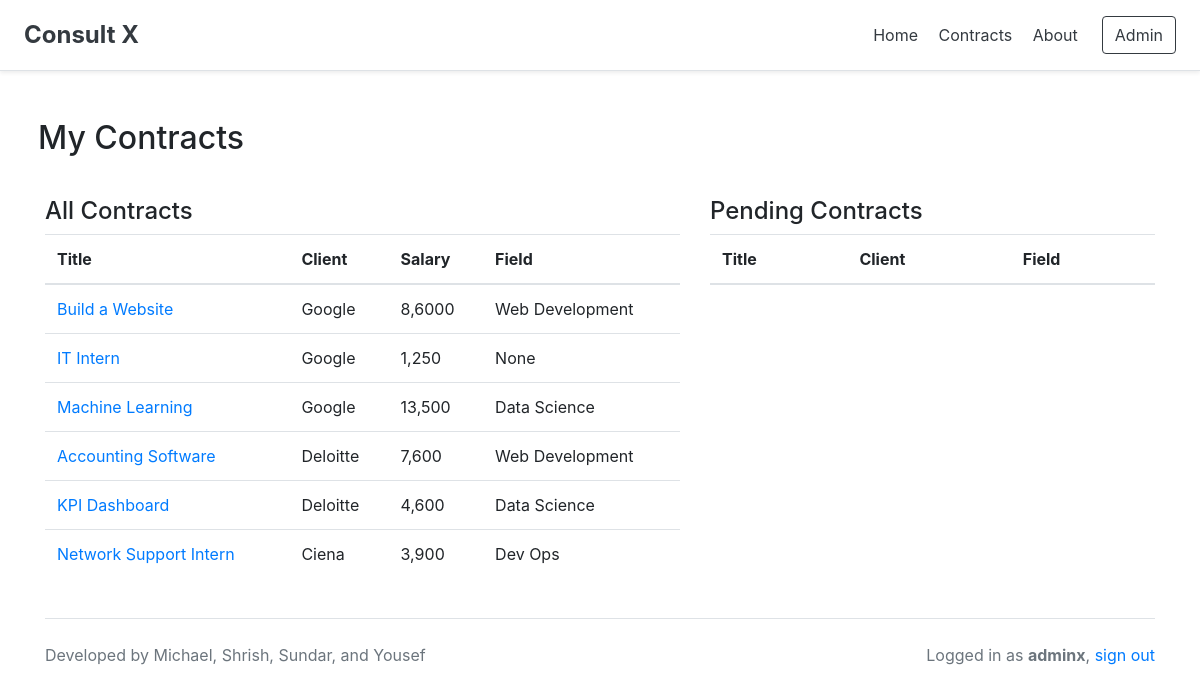
The page /contracts/ (signed in) on the database its author committed.
### contracts/models.py (models this page shows, shortened)
class Contract(models.Model):
    title = models.CharField(max_length=128)
    summary = models.TextField(blank=True)
    salary = models.CharField(max_length=128)
    skills = models.ManyToManyField(Skill, blank=True)
    jobTags = models.ForeignKey(JobTag, on_delete=models.CASCADE, blank=True, null=True)
    client = models.ForeignKey(Client, on_delete=models.CASCADE, blank=True, null=True)
    applicants = models.ManyToManyField(Consultant, blank=True, related_name="applicants")
    team = models.ManyToManyField(Consultant, blank=True, related_name="team")
    status = models.CharField(max_length=64, choices=ch_status)

class JobTag(models.Model):
    title = models.CharField(max_length=128)
    def __str__(self):
        return self.title

### profiles/models.py (models this page shows, shortened)
class Client(models.Model):
    user = models.OneToOneField(User, on_delete=models.CASCADE, null=True, blank=True)
    first_name = models.CharField(max_length=64)
    last_name = models.CharField(max_length=64)
    bio = models.TextField(blank=True)
    company_name = models.CharField(max_length=64, null=True)
    email = models.CharField(max_length=64, blank=True)
    website = models.CharField(max_length=128, blank=True)

### contracts/views.py (the view)
def index(request):
    if not check_auth(request):
        return redirect('signin')
    profile, ref = get_profile(request)
    msg = 0
    if ref == 1:
        contracts = Contract.objects.filter(client=profile).filter(status="Open")
        pending = []
        completed = Contract.objects.filter(client=profile).filter(status="Closed")
    elif ref == 0:
        contracts = []
        pending = []
        completed = []
        for contract in Contract.objects.all():
            if profile in contract.team.all():
                contracts.append(contract)
            elif profile in contract.applicants.all():
                pending.append(contract)
        if len(contracts) == 0:
            msg = 'No contracts yet.'
    context = {
        "contracts": contracts,
        "pending": pending,
        "completed": completed,
        "all_contracts": Contract.objects.all(),
        "ref": ref,
        'msg': msg
    }
    return render(request, 'contracts.html', context=context)

### contracts/views.py (called while the page is built)
def get_profile(request):
    profile, ref, status = get_profile_status(request)
    return profile, ref

def get_profile_status(request):
    status = False
    for i in range(len(prof_type)):
        query = prof_type[i].objects.filter(user=request.user)
        if len(query) != 0:
            if query[0].first_name != "":
                status = True
            return query[0], i, status
    return None, 0, status

def check_auth(request):
    if not request.user.is_authenticated:
        return False
    else:
        return True

### contracts/templates/contracts.html (shortened to what this page needs)
{% extends 'base.html' %}
{% block body %}
<div class="row d-flex justify-content-end">
    <div class="mr-auto p-2">
        <h2>My Contracts </h2>
    </div>
</div>
<br>
<div class="row">
    <div class="col-sm-7">
        <h4>All Contracts</h4>
        <table class="table table-hover">
            <thead>
                <tr>
                    <th scope="col">Title</th>
                    <th scope="col">Client</th>
                    <th scope="col">Salary</th>
                    <th scope="col">Field</th>
                </tr>
            </thead>
            <tbody>
                {% for contract in all_contracts %}
                <tr>
                    <td><a href="{% url 'view_contract' contract.pk %}">{{ contract.title }}</a></td>
                    <td>{{ contract.client.company_name }}</td>
                    <td>{{ contract.salary }}</td>
                    <td>{{ contract.jobTags }}</td>
                </tr>
                {% endfor %}
            </tbody>
        </table>
    </div>
    {% if ref == 0 %}
    <div class="col-sm-5">
        <h4>Pending Contracts</h4>
        <table class="table table-hover">
            <thead>
                <tr>
                    <th scope="col">Title</th>
                    <th scope="col">Client</th>
                    <th scope="col">Field</th>
                </tr>
            </thead>
        </table>
    </div>
    {% endif %}
</div>
{% endblock %}

### login/templates/base.html (shortened to what this page needs)
<!doctype html>
<html lang="en">
    <head>
        {% load static %} <! CSS --->
        <link rel="stylesheet" href="https://stackpath.bootstrapcdn.com/bootstrap/4.3.1/css/bootstrap.min.css">
    </head>
    <body>
        <div class="d-flex flex-column flex-md-row align-items-center p-3 px-md-4 mb-3 bg-white border-bottom shadow-sm">
            <h4 class="my-0 mr-md-auto font-weight-normal"><a href="/index"><font color="#343a40"><b>Consult X</b></font></a></h4>
            <nav class="my-2 my-md-0 mr-md-3">
                <a class="p-2 text-dark" href="/index">Home</a>
                <a class="p-2 text-dark" href="/contracts">Contracts</a>
                <a class="p-2 text-dark" href="/about">About</a>
            </nav>
            {% if user.is_superuser %}
                <a class="btn btn-outline-dark" href="/admin">Admin</a>
            {% endif %}
        </div>
        <div class="container">
            <br>
            {% block body %}
            {% endblock %}
            <br>
            <footer class="border-top"><br>
                <p class="float-right text-muted">
                    {% if user.get_username|length != 0 %}
                        Logged in as <b>{{ user.get_username }}</b>, <a href="/signout">sign out</a>
                    {% endif %}
                </p>
                <p class="text-muted">
                    Developed by Michael, Shrish, Sundar, and Yousef
                </p>
            </footer>
        </div>
    </body>
</html>

### rows shown on the page
Contract: title "Build a Website", client.company_name "Google", salary "8,6000", jobTags "Web Development"
Contract: title "IT Intern", client.company_name "Google", salary "1,250", jobTags "None"
Contract: title "Machine Learning", client.company_name "Google", salary "13,500", jobTags "Data Science"
Contract: title "Accounting Software", client.company_name "Deloitte", salary "7,600", jobTags "Web Development"
Contract: title "KPI Dashboard", client.company_name "Deloitte", salary "4,600", jobTags "Data Science"
Contract: title "Network Support Intern", client.company_name "Ciena", salary "3,900", jobTags "Dev Ops"

### other values the page prints
{{ user.get_username }} "adminx"
